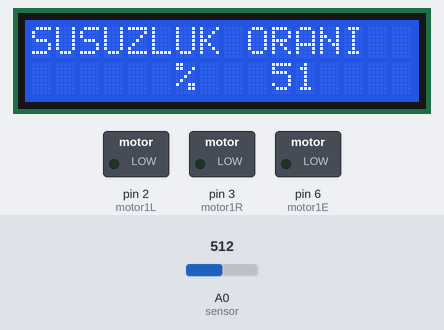
The sketch below on a simulated Arduino Uno, built with avr-gcc and run on an emulated ATmega328P. On the bench: 16×2 character LCD, switched loads named in the sketch (green lamp = pin HIGH). The test bench sets the inputs (shaded band); at power-on: A0 (sensor) = 512. What the sketch prints to the serial monitor is not drawn.

Above: at 1.2 s.
1.3 s: A0 (sensor) set to 883
At 6.6 s:
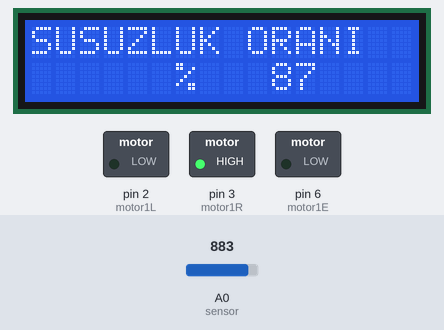
9.6 s: A0 (sensor) set to 913
At 21.2 s:
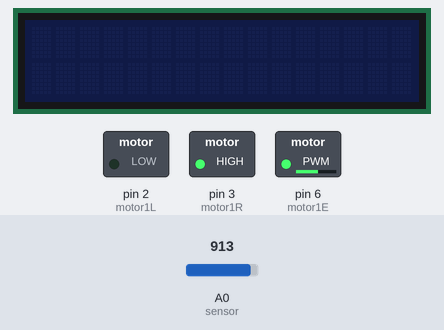
21.5 s: A0 (sensor) set to 900
At 25.4 s:
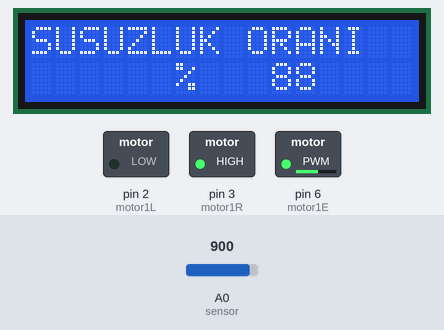
Timing chart, 0 to 26.9 s (numbered marks = the images above; inputs shaded):
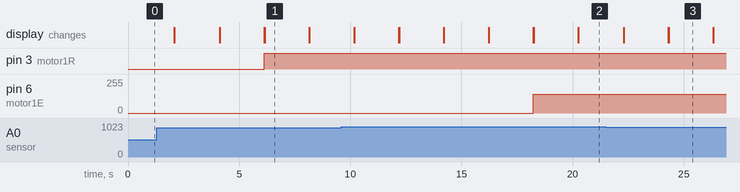

Measured:
- the behaviour switches between 899 and 900 on A0 (sensor) (found by bisection; images 1 and 2)
- after the input at 9.6 s, pin 6 (motor1E): 0/255 → 140/255 after 8.6 s
- what the display in image 1 shows lasts 2.0 s, from 6.1 s to 8.1 s

The sketch:

verimlili_i_art_r_lm___pv_paneller_ile_tar_m_sulama_yeni.ino
```cpp
#include <LiquidCrystal_I2C.h>
LiquidCrystal_I2C lcd(0x27,16,2);
int sensor=A0;
int nemDurumu=0;
//int motor=6;
//int motorHiz=0;
int lcdEkran=0;
#define motor1R 3
#define motor1L 2
#define motor1E 6
void setup()
{
Serial.begin(9600);
lcd.begin();
pinMode(sensor,INPUT);
//pinMode(motor,OUTPUT);
pinMode(motor1R,OUTPUT);
pinMode(motor1L,OUTPUT);
pinMode(motor1E,OUTPUT);
}
void loop()
{
  nemDurumu=analogRead(A0);
  Serial.println(nemDurumu);
  //motorHiz=map(nemDurumu,1023,350,255,0);
  lcdEkran=map(nemDurumu,1023,0,100,0);
  //digitalWrite(motor,motorHiz);
   /*digitalWrite(motor1R,HIGH);
  digitalWrite(motor1L,LOW);
  analogWrite(motor1E,255);*/
 lcd.setCursor(0,0);
 lcd.print("SUSUZLUK ORANI");
 lcd.setCursor(0,1);
 lcd.print("      %");
 lcd.setCursor(10,1);
 lcd.print(   lcdEkran);
 delay(2000);
// ikinci yazı
 lcd.clear();
 lcd.noBacklight();
 delay(2000);
 lcd.backlight();
 lcd.setCursor(0,0);
 lcd.print("SAGLIKLI VE IYI");
 lcd.setCursor(0,1);
 lcd.print("  GUNLER...");
 delay(2000);
 lcd.clear();
 if( nemDurumu>=900 &&  nemDurumu<=1100){
  digitalWrite(motor1R,HIGH);
  digitalWrite(motor1L,LOW);
  analogWrite(motor1E,140);
 }
 else{
  digitalWrite(motor1R,HIGH);
  digitalWrite(motor1L,LOW);
  analogWrite(motor1E,0);
 }
}
```
